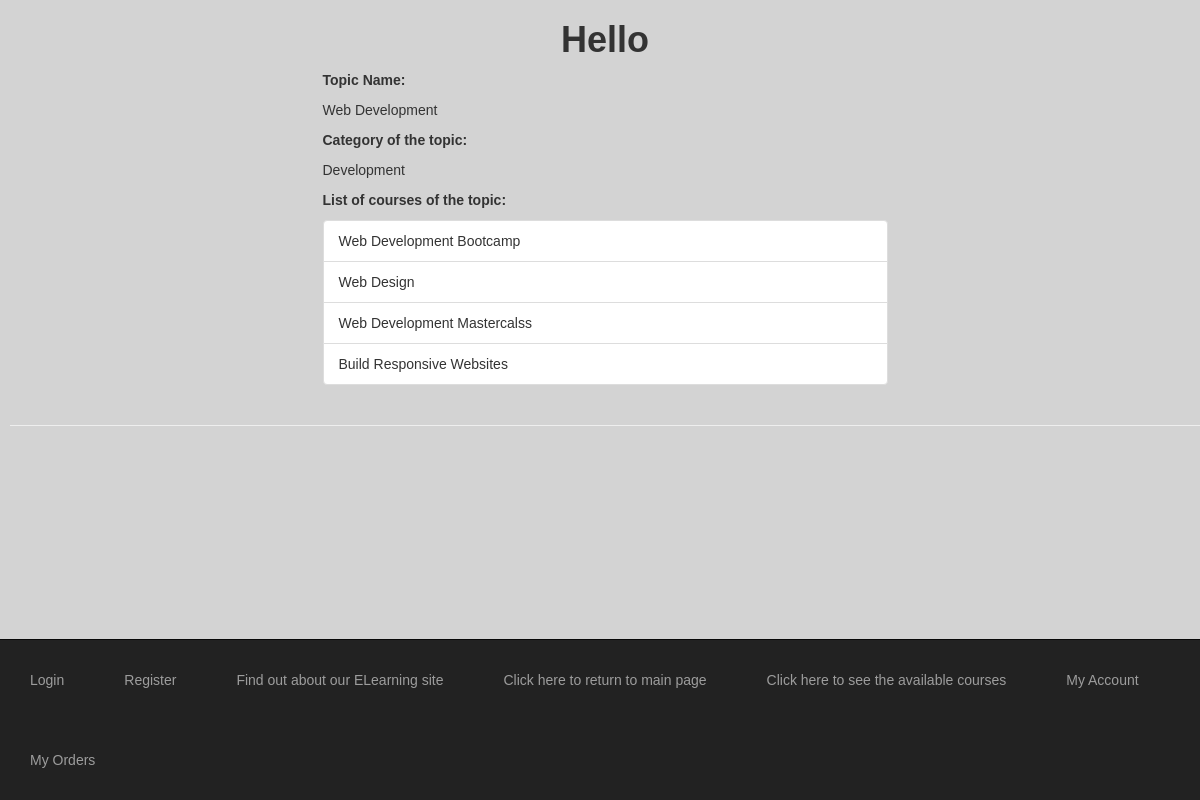
The app's page /eLearnApp/1/ with its own data.
### eLearnApp/models.py (models this page shows, shortened)
class Topic(models.Model):
    name = models.CharField(max_length=200)
    CATEGORY_CHOICES = [('Web Development', 'Development'),
                        ('Management', 'Business'),
                        ('Economics', 'Finance & Accounting'),
                        ('IT Certification', 'IT & Software'),
                        ('Sports', 'Health & Fitness')]
    category = models.CharField(max_length=300, choices=CATEGORY_CHOICES, default='Management', blank=False)
    def __str__(self):
        return self.name

class Course(models.Model):
    topic = models.ForeignKey(Topic, related_name='courses', on_delete=models.CASCADE)
    name = models.CharField(max_length=200)
    price = models.DecimalField(max_digits=10, decimal_places=2,
                                validators=[MinValueValidator(50), MaxValueValidator(500)])
    for_everyone = models.BooleanField(default=True)
    description = models.TextField(max_length=300, null=True, blank=True)
    interested = models.PositiveIntegerField(default=0)  # newly added
    stages = models.PositiveIntegerField(default=3)  # newly added

### eLearnApp/views.py (the view)
# urls.py: path(r'<int:top_no>/', views.detail, name='detail'),
def detail(request, top_no):
    topics = get_object_or_404(Topic, id=top_no)
    t_category = topics.get_category_display()
    courses = Course.objects.filter(topic=top_no)
    return render(request, 'myapp/detail.html',
                  {'topic_name': topics, 'topic_category': t_category, 'courses': courses})

### templates/myapp/detail.html (shortened to what this page needs)
{% extends 'myapp/base.html' %}
{% block body_block %}
    <p><b>Topic Name: </b></p>
    <p>{{ topic_name }}</p>
    <p><b>Category of the topic: </b></p>
    <p>{{ topic_category }}</p>
    {% if courses %}
        <p><b>List of courses of the topic: </b></p>
        <ol class="list-group">
            {% for course in courses %}
                <li class="list-group-item">{{ course.name }}</li>
            {% endfor %}
        </ol>
    {% else %}
        <strong>There are no available topics!</strong>
    {% endif %}
{% endblock %}

### templates/myapp/base.html (style rules this page uses)
body { background-color: lightblue; background-position: center; background-repeat: no-repeat; background-size: cover; margin: 0; padding-left: 10px; font-family: 'Trebuchet MS', sans-serif !important; }

### records on screen
Topic: name "Web Development"
Course: name "Web Development Bootcamp"
Course: name "Web Design"
Course: name "Web Development Mastercalss"
Course: name "Build Responsive Websites"

### other values on screen
{{ topic_category }} "Development"
